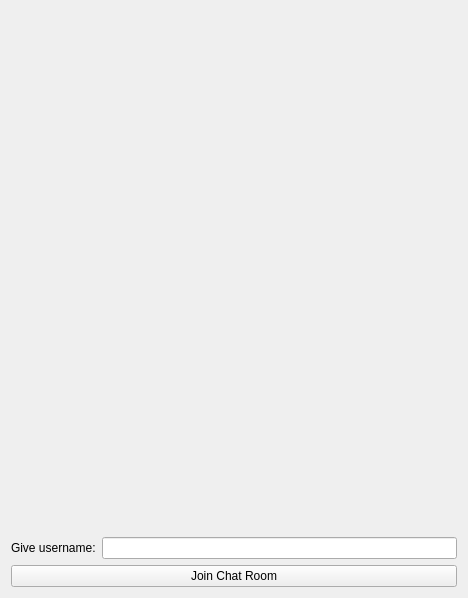
<?xml version="1.0" encoding="UTF-8"?>
<ui version="4.0">
 <class>Login</class>
 <widget class="QWidget" name="Login">
  <property name="geometry">
   <rect>
    <x>0</x>
    <y>0</y>
    <width>468</width>
    <height>598</height>
   </rect>
  </property>
  <property name="windowTitle">
   <string>Form</string>
  </property>
  <layout class="QHBoxLayout" name="horizontalLayout">
   <item>
    <layout class="QVBoxLayout" name="verticalLayout">
     <item>
      <widget class="QLabel" name="label">
       <property name="text">
        <string/>
       </property>
       <property name="pixmap">
        <pixmap>../../../../Downloads/user-solid.svg</pixmap>
       </property>
       <property name="alignment">
        <set>Qt::AlignCenter</set>
       </property>
      </widget>
     </item>
     <item>
      <layout class="QHBoxLayout" name="horizontalLayout_2">
       <item>
        <widget class="QLabel" name="label_2">
         <property name="text">
          <string>Give username:</string>
         </property>
        </widget>
       </item>
       <item>
        <widget class="QLineEdit" name="lineEdit"/>
       </item>
      </layout>
     </item>
     <item>
      <widget class="QPushButton" name="pushButton">
       <property name="text">
        <string>Join Chat Room</string>
       </property>
       <property name="shortcut">
        <string>Return</string>
       </property>
      </widget>
     </item>
    </layout>
   </item>
  </layout>
 </widget>
 <resources/>
 <connections/>
</ui>
